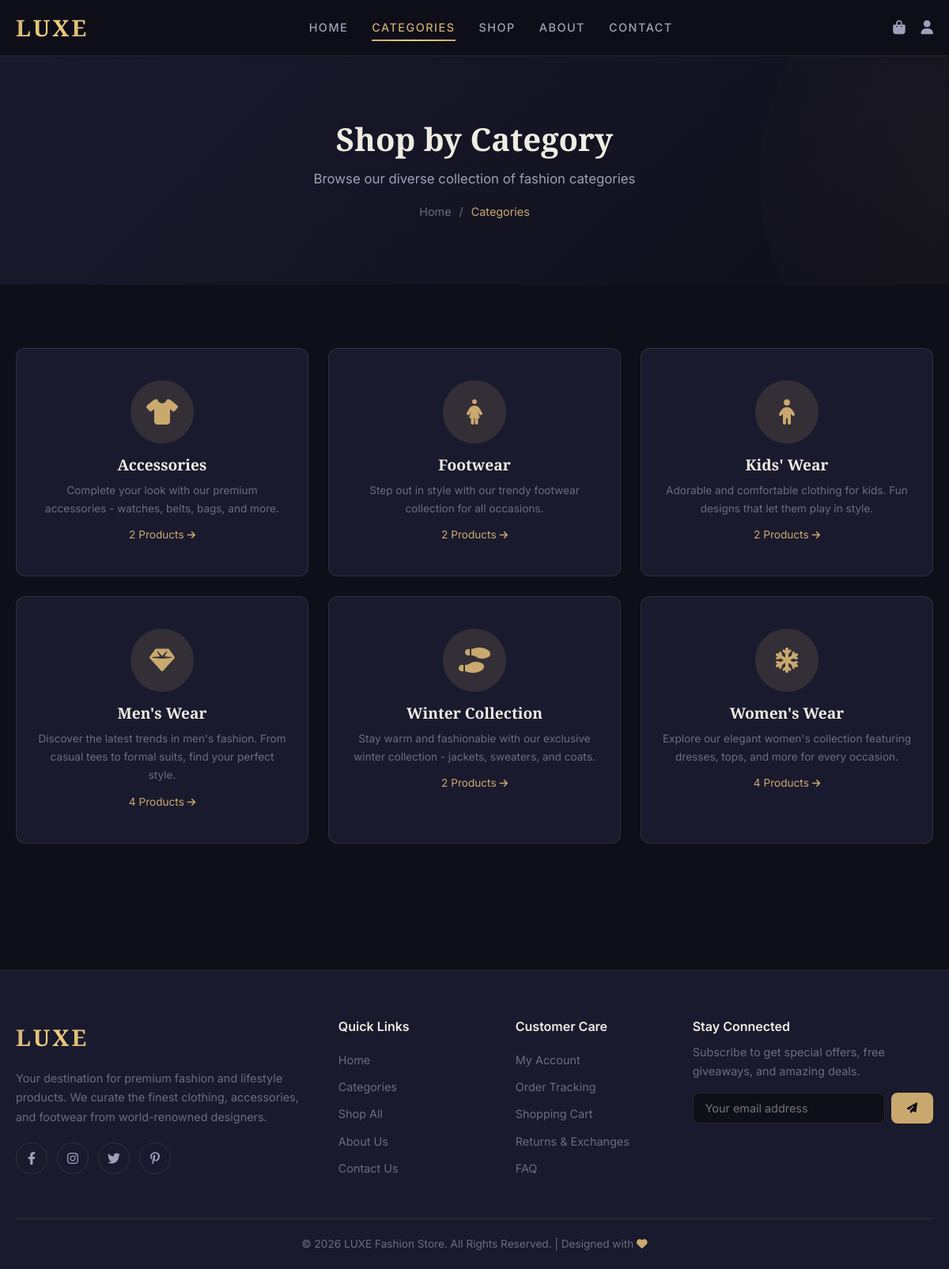
Page /pages/categories.php on the committed database.
### tables this page shows
CREATE TABLE IF NOT EXISTS categories (
    id INT AUTO_INCREMENT PRIMARY KEY,
    name VARCHAR(100) NOT NULL,
    image VARCHAR(255),
    description TEXT,
    status ENUM('active', 'inactive') DEFAULT 'active',
    created_at TIMESTAMP DEFAULT CURRENT_TIMESTAMP,
    updated_at TIMESTAMP DEFAULT CURRENT_TIMESTAMP ON UPDATE CURRENT_TIMESTAMP
);

### pages/categories.php (the view, shortened to what this page needs)
<?php
require_once '../includes/header.php';
$catResult = $conn->query("SELECT c.*, COUNT(p.id) as product_count FROM categories c LEFT JOIN products p ON c.id = p.category_id AND p.status = 'active' WHERE c.status = 'active' GROUP BY c.id ORDER BY c.name");
$icons = ['fas fa-tshirt', 'fas fa-female', 'fas fa-child', 'fas fa-gem', 'fas fa-shoe-prints', 'fas fa-snowflake'];
?>
<div class="page-hero">
    <div class="container">
        <h1>Shop by Category</h1>
        <p>Browse our diverse collection of fashion categories</p>
        <div class="breadcrumb">
            <a href="<?php echo SITE_URL; ?>">Home</a>
            <span>/</span>
            <span class="current">Categories</span>
        </div>
    </div>
</div>
<section class="section-padding">
    <div class="container">
        <div class="categories-grid" style="grid-template-columns: repeat(auto-fill, minmax(280px, 1fr));">
            <?php $i = 0; while ($cat = $catResult->fetch_assoc()): ?>
            <a href="<?php echo SITE_URL; ?>/pages/products.php?category=<?php echo $cat['id']; ?>" class="category-card" style="padding: 40px 25px;">
                <div class="cat-icon" style="width: 80px; height: 80px; font-size: 2rem;">
                    <i class="<?php echo $icons[$i % count($icons)]; ?>"></i>
                </div>
                <h3 style="font-size: 1.2rem;"><?php echo htmlspecialchars($cat['name']); ?></h3>
                <p><?php echo htmlspecialchars($cat['description']); ?></p>
                <p style="color: var(--accent); font-size: 0.85rem; margin-top: 10px;">
                    <?php echo $cat['product_count']; ?> Product<?php echo $cat['product_count'] !== 1 ? 's' : ''; ?> <i class="fas fa-arrow-right" style="font-size: 0.75rem;"></i>
                </p>
            </a>
            <?php $i++; endwhile; ?>
        </div>
    </div>
</section>
<?php require_once '../includes/footer.php'; ?>

### assets/css/style.css (style rules this page uses)
:root { --primary: #1a1a2e; --primary-light: #16213e; --accent: #c9a96e; --accent-hover: #b8923f; --accent-light: rgba(201, 169, 110, 0.15); --gold: #d4af37; --gold-gradient: linear-gradient(135deg, #c9a96e, #f0d080, #c9a96e); --dark: #0f0f1a; --dark-card: #1a1a2e; --dark-lighter: #232340; --text-primary: #f0ece2; --text-secondary: #a0a0b8; --text-muted: #6c6c80; --border: rgba(201, 169, 110, 0.15); --border-light: rgba(255, 255, 255, 0.06); --success: #27ae60; --danger: #e74c3c; --warning: #f39c12; --info: #3498db; --shadow: 0 8px 32px rgba(0, 0, 0, 0.3); --shadow-sm: 0 2px 8px rgba(0, 0, 0, 0.2); --shadow-lg: 0 16px 64px rgba(0, 0, 0, 0.4); --radius: 12px; --radius-sm: 8px; --radius-lg: 20px; --transition: all 0.3s cubic-bezier(0.4, 0, 0.2, 1); --font-heading: 'Playfair Display', serif; --font-body: 'Inter', sans-serif; --glass: rgba(26, 26, 46, 0.8); --glass-border: rgba(201, 169, 110, 0.1); }
*, *::before, *::after { margin: 0; padding: 0; box-sizing: border-box; }
html { scroll-behavior: smooth; font-size: 16px; }
body { font-family: var(--font-body); background: var(--dark); color: var(--text-primary); line-height: 1.7; min-height: 100vh; overflow-x: hidden; }
a { text-decoration: none; color: var(--accent); transition: var(--transition); }
h1, h2, h3, h4, h5 { font-family: var(--font-heading); font-weight: 600; line-height: 1.3; color: var(--text-primary); }
.container { max-width: 1280px; margin: 0 auto; padding: 0 20px; }
.section-padding { padding: 80px 0; }
.categories-grid { display: grid; grid-template-columns: repeat(auto-fill, minmax(200px, 1fr)); gap: 25px; }
.category-card { position: relative; border-radius: var(--radius); overflow: hidden; background: var(--dark-card); border: 1px solid var(--border); transition: var(--transition); cursor: pointer; text-align: center; padding: 30px 20px; }
.category-card .cat-icon { width: 70px; height: 70px; border-radius: 50%; background: var(--accent-light); display: flex; align-items: center; justify-content: center; margin: 0 auto 15px; font-size: 1.8rem; color: var(--accent); transition: var(--transition); }
.category-card h3 { font-size: 1.05rem; margin-bottom: 8px; }
.category-card p { font-size: 0.85rem; color: var(--text-muted); }
.page-hero { margin-top: 70px; padding: 80px 0; background: linear-gradient(135deg, var(--primary) 0%, var(--dark) 100%); text-align: center; position: relative; overflow: hidden; }
.page-hero::before { content: ''; position: absolute; top: -50%; right: -30%; width: 600px; height: 600px; border-radius: 50%; background: radial-gradient(circle, rgba(201, 169, 110, 0.05), transparent); }
.page-hero h1 { font-size: 2.5rem; margin-bottom: 10px; }
.page-hero p { color: var(--text-secondary); font-size: 1.05rem; }
.breadcrumb { display: flex; align-items: center; justify-content: center; gap: 10px; margin-top: 15px; font-size: 0.9rem; }
.breadcrumb a { color: var(--text-muted); }
.breadcrumb span { color: var(--text-muted); }
.breadcrumb .current { color: var(--accent); }

### rows in the picture
categories: name "Accessories", description "Complete your look with our premium accessories - watches, belts, bags, and more.", product_count "2"
categories: name "Footwear", description "Step out in style with our trendy footwear collection for all occasions.", product_count "2"
categories: name "Kids' Wear", description "Adorable and comfortable clothing for kids. Fun designs that let them play in style.", product_count "2"
categories: name "Men's Wear", description "Discover the latest trends in men's fashion. From casual tees to formal suits, find your perfect style.", product_count "4"
categories: name "Winter Collection", description "Stay warm and fashionable with our exclusive winter collection - jackets, sweaters, and coats.", product_count "2"
categories: name "Women's Wear", description "Explore our elegant women's collection featuring dresses, tops, and more for every occasion.", product_count "4"
